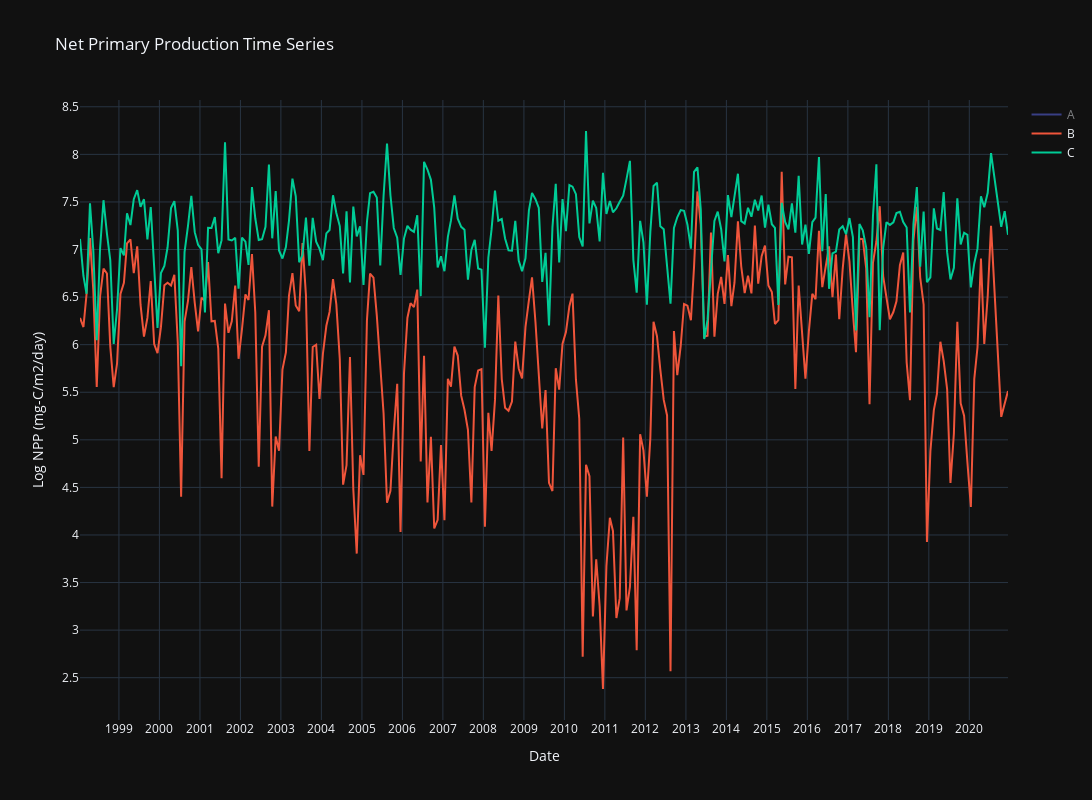

Notebook source saved alongside this figure:
### Markdown cell above
#### Comparison of npp of all geopoints

### Code cell
import plotly.graph_objs as go
import math

# Create empty traces list and loop through each geopoint
traces = []
for point in geopoint:
    # access dataframe
    df = geopoint[point]
    # create trace for each dataset
    trace = go.Scatter(x=df['DATE-YMD'], y=df['NPP (mg-C/m2/day)'].apply(math.log), mode='lines', name=point)
    # append trace to traces list
    traces.append(trace)

# create layout for the plot
layout = go.Layout(title=f'Net Primary Production Time Series',
                   xaxis=dict(title='Date', dtick='M12'),
                   yaxis=dict(title='Log NPP (mg-C/m2/day)', dtick=0.5),
                   height = 800, width=1200,
                   template='plotly_dark')
# create figure object and plot the traces
fig = go.Figure(data=traces, layout=layout)
fig.show()

### Figure 1 — Plotly figure (JSON) as saved in the notebook; plotly's stock layout.template omitted (floating-point values rounded to 4 significant figures; data arrays with more than 128 entries replaced by an {"elided": "..."} marker saying what was removed)
{"data": [{"mode": "lines", "name": "A", "type": "scatter", "visible": "legendonly", "x": {"elided": "274 str values"}, "y": {"elided": "274 float values"}}, {"mode": "lines", "name": "B", "type": "scatter", "x": {"elided": "274 str values"}, "y": {"elided": "274 float values"}}, {"mode": "lines", "name": "C", "type": "scatter", "visible": true, "x": {"elided": "274 str values"}, "y": {"elided": "274 float values"}}], "layout": {"height": 800, "title": {"text": "Net Primary Production Time Series"}, "width": 1200, "xaxis": {"autorange": true, "dtick": "M12", "range": ["1998-01-15", "2020-12-15"], "title": {"text": "Date"}, "type": "date"}, "yaxis": {"autorange": true, "dtick": 0.5, "range": [2.056, 8.571], "title": {"text": "Log NPP (mg-C/m2/day)"}, "type": "linear"}}}
